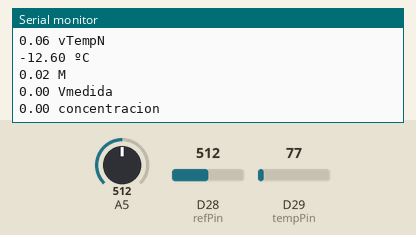
Bench run of a sketch on a simulated nRF52 board. On the bench: the last lines printed to the serial monitor. The test bench sets the inputs (shaded band); at power-on: D29 (tempPin) = 77, A5 = 512, D28 (refPin) = 512. A phone connects over Bluetooth LE 3 s after start.

Above: at 1.9 s.
2.0 s: D29 (tempPin) set to 92
3.5 s: A5 set to 716
At 4.8 s:
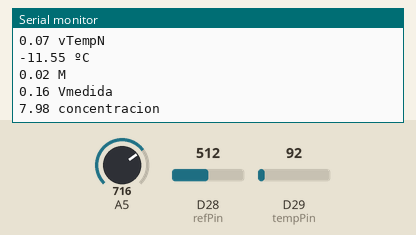
5.0 s: D28 (refPin) set to 716
At 6.1 s:
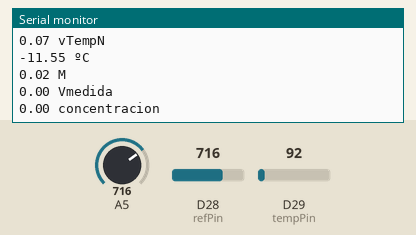
6.5 s: D29 (tempPin) set to 107
8.0 s: A5 set to 900
At 9.3 s:
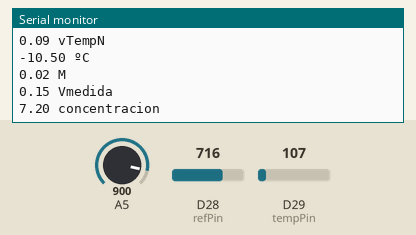
9.5 s: D28 (refPin) set to 900
At 10.8 s:
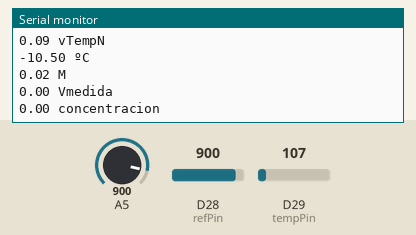
Timing chart, 0 to 12.0 s (numbered marks = the images above; inputs shaded):
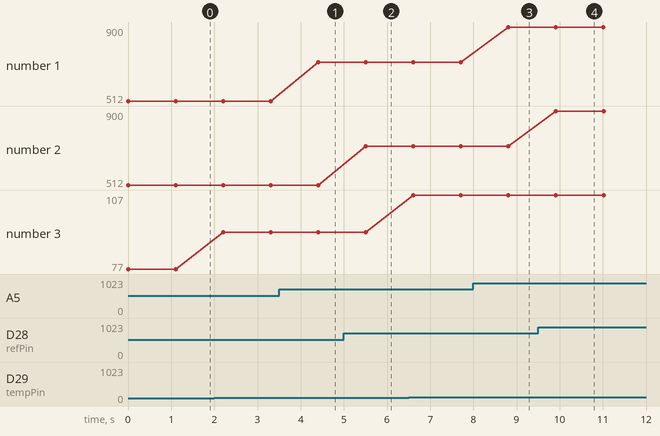

Measured:
- after the input at 3.5 s, the serial monitor: prints a new line after 0.91 s (image 1)
- after the input at 5.0 s, the serial monitor: prints a new line after 0.51 s (image 2)
- after the input at 8.0 s, the serial monitor: prints a new line after 0.81 s (image 3)
- after the input at 9.5 s, the serial monitor: prints a new line after 0.41 s (image 4)
- plotted number 1: 512 → 716 after the input at 3.5 s, 716 → 900 after the input at 8.0 s
- plotted number 3: 77 → 92 after the input at 2.0 s, 92 → 107 after the input at 6.5 s

The sketch:

BLE_sensor.ino
```cpp
// Incluir librerias
#include <bluefruit.h>

// Definir una instancia de BLEUart para comunicación Bluetooth
BLEUart bleuart;

// Definir pines para lecturas analógicas
int gasPin = 5;  // Pin para lectura de sensor de gas
int refPin = 28; // Pin para lectura de referencia
int tempPin = 29; // Pin para lectura de temperatura

//float arrayt[60];
//int cont;

void setup() {
  Serial.begin(115200);

  // Configurar pines como entrada
  pinMode(5, INPUT);
  pinMode(28, INPUT);
  pinMode(29, INPUT);

  // Inicializar el módulo Bluetooth
  Bluefruit.begin();

  // Configurar el nombre del dispositivo Bluetooth
  Bluefruit.setName("PROY3A-FONDO-SUR");
  Bluefruit.ScanResponse.addName();

  //for (int i = 0; i < sizeof(arrayt); i++) {
  //  arrayt[0] = 0.0;
  //}
}

void loop() {

  //Guardar la lectura analogica en una variable
  float vGas = analogRead(gasPin);
  float vRef = analogRead(refPin);
  float vTemp = analogRead(tempPin);

  //Normalizar la lectura anterior con la llamada a la funcion normalizar
  float vGasN = normalizar(vGas);
  float vRefN = normalizar(vRef);
  float vTempN = normalizar(vTemp);

  //Calculamos vMedida
  float vMedida = vGasN - vRefN;
  if (vMedida < 0) {
    vMedida = 0;
  }


//  if (cont >= (sizeof(arrayt) - 1)) {
//    cont = 0;
//
//  }
//
//  arrayt[cont] = vMedida;
//  Serial.println();
//  Serial.println("Datos array");
//  Serial.println();
//  Serial.println("cont ");
//  Serial.println(cont);
//  Serial.println(arrayt[cont]);
//
//  Serial.println();
//  cont++;


  //Calculamos la concentracion
  float m = 41.26 * 499 * pow(10, -6);

  float concentracion = vMedida / m;

  uint8_t concentracionInt = concentracion * 10;

  //Impresion de datos por el monitor serie
  Serial.print(vGas);
  Serial.println(" vGas");
  Serial.print(vRef);
  Serial.println(" vRef");
  Serial.print(vTemp);
  Serial.println(" vTemp");
  Serial.println();
  Serial.print(vGasN);
  Serial.println(" vGasN");
  Serial.print(vRefN);
  Serial.println(" vRefN");
  Serial.print(vTempN);
  Serial.println(" vTempN");
  Serial.println();
  Serial.print(calcularTemperatura(vTempN));
  Serial.println(" ºC");
  Serial.print(m);
  Serial.println(" M");
  Serial.print(vMedida);
  Serial.println(" Vmedida");
  Serial.println();
  Serial.print(concentracion);
  Serial.println(" concentracion");
  Serial.println();
  Serial.println();

  startAdvertising(concentracion);

  delay(1100);//Espera de 1100ms
}

float normalizar(float valor) {
  float respuesta = (valor * 3.3) / (pow(2, 12) - 1);
  return respuesta;
}

/**
 * @brief Función para calcular la temperatura detectada por el sensor.
 * @param valor Valor normalizado de temperatura.
 * @return Temperatura calculada en grados Celsius.
 */
float calcularTemperatura(float valor) {
  float temperatura = 87 * valor - 18;
  if (temperatura > 20) {
    float correccion = (temperatura - 20) * 0.3;
    temperatura = temperatura - correccion;
  }
  return temperatura;
}

/**
 * @brief Iniciar la publicidad Bluetooth a traves de beacons con una concentración calculada.
 * @param ppm Concentración en partes por millón (ppm).
 */
void startAdvertising(uint8_t ppm) {

  Bluefruit.Advertising.stop(); // Detiene la publicidad Bluetooth actual

  // Paquete de publicidad
  Bluefruit.Advertising.addFlags(BLE_GAP_ADV_FLAGS_LE_ONLY_GENERAL_DISC_MODE);
  Bluefruit.Advertising.addTxPower();

  // Incuimos el nombre del dispositivo
  Bluefruit.Advertising.addName();

  // Define un identificador único universal (UUID) para el dispositivo
  uint8_t beaconUUID[16] = {'P', 'R', 'O', 'Y', '3', 'A', '-', 'F', 'O', 'N', 'D', 'O', '-', 'S', 'U', 'R'};

  // Configura un objeto BLEBeacon con el UUID, el major, el minor y otro
  BLEBeacon elBeacon(beaconUUID, 90, 150, 10);
  //BLEBeacon elBeacon(beaconUUID, ppm, 150, 10);
  elBeacon.setManufacturer( 0x004c ); // aple id

  // Configura los parámetros de la publicidad Bluetooth
  Bluefruit.Advertising.setBeacon(elBeacon);
  Bluefruit.Advertising.restartOnDisconnect(true);
  Bluefruit.Advertising.setInterval(32, 244);    // in unit of 0.625 ms
  Bluefruit.Advertising.setFastTimeout(30);      // number of seconds in fast mode
  Bluefruit.Advertising.start(0);                // 0 = Don't stop advertising after n seconds
}
```
